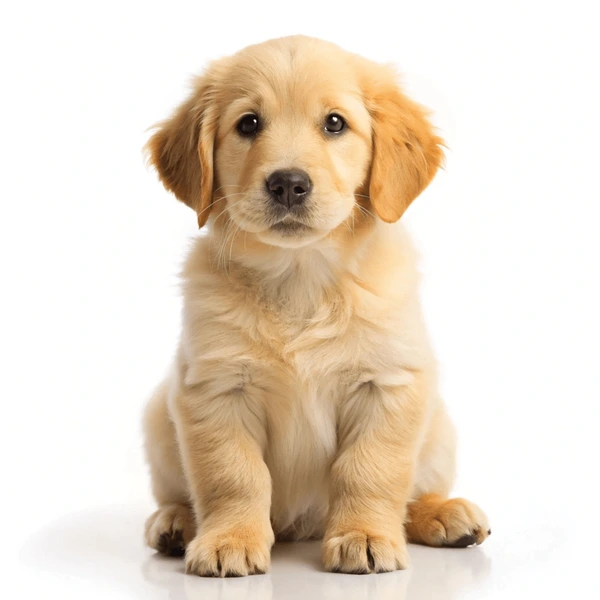
#> input picture learning opencv/Images/dog.webp, 600 x 600 px, found by its file name
$ python Translation.py
#> lines starting #> are read from the running program, lines starting #| are printed output that depends on the picture
import cv2 as cv
import numpy as np

img = cv.imread(r"C:\Users\Hai\OneDrive\Desktop\dog.webp")
#> img is the input picture: shape (600, 600, 3); mean B, G, R 200.5, 217.2, 231.3

cv.imshow('dog',img)

def translation(img,x,y):
#> called with x = -100, y = -100
    translate_matrix = np.float32([[1,0,x],[0,1,y]])
    dimension = (img.shape[1],img.shape[0])
#> dimension = (600, 600)
    return cv.warpAffine(img,translate_matrix,dimension)
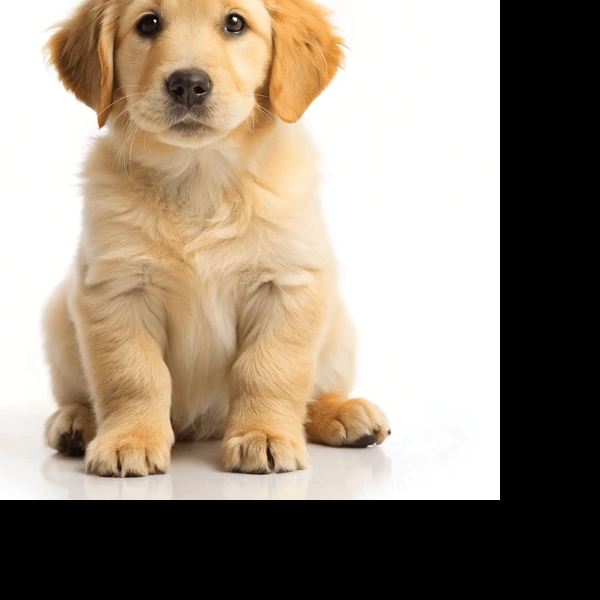
#> returned value: shape (600, 600, 3); mean of channels 0, 1, 2 125.8, 141.1, 154.1; drawn as B, G, R

translated = translation(img,-100,-100)

cv.imshow('translated_puppy',translated)

cv.waitKey(0)
